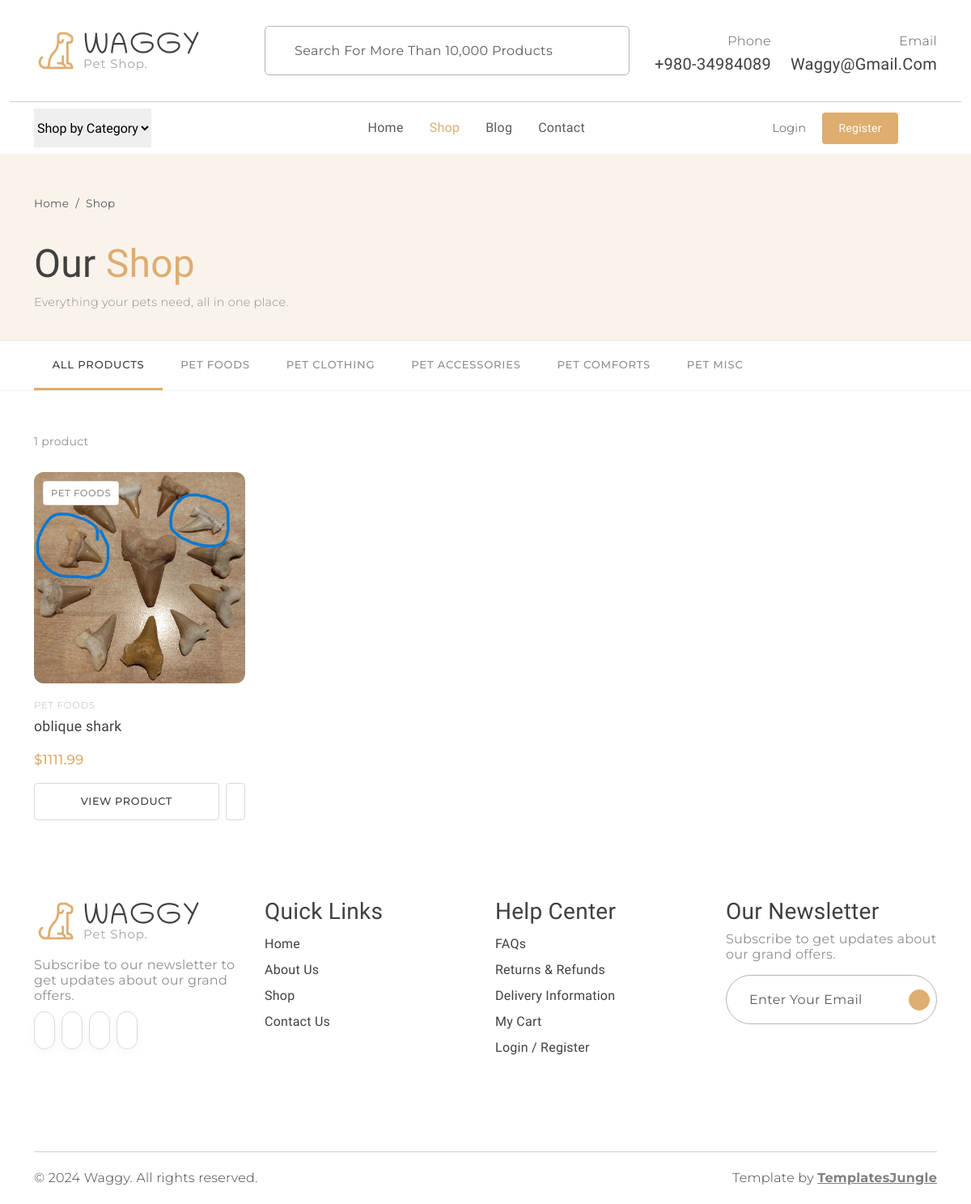
Page /shop/ on the earlier database version.
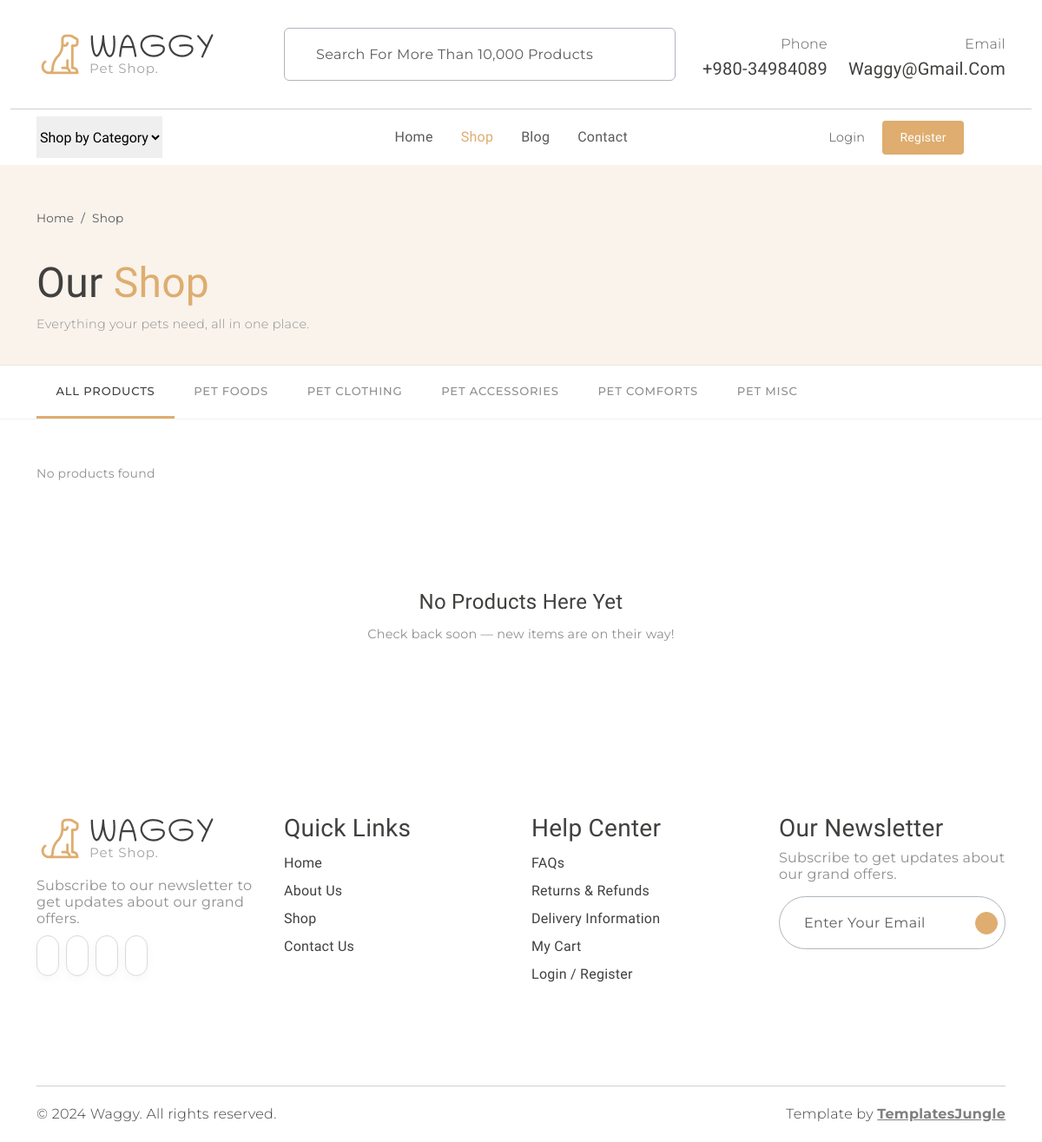
Same page on the later database version.
### models.py (models this page shows, shortened)
class Product(db.Model):
    __tablename__ = "products"
    id                   = db.Column(db.Integer,     primary_key=True)
    name                 = db.Column(db.String(120), nullable=False)
    slug                 = db.Column(db.String(160), unique=True, nullable=True, index=True)
    category             = db.Column(db.String(30),  nullable=False, default="misc")
    description          = db.Column(db.Text,        nullable=False, default="")
    extended_description = db.Column(db.Text,        nullable=False, default="")
    image_filename       = db.Column(db.String(256), nullable=True)
    price                = db.Column(db.Float,       nullable=False, default=0.0)
    is_active            = db.Column(db.Boolean,     nullable=False, default=True)
    stock                = db.Column(db.Integer,     nullable=False, default=0)
    created_at           = db.Column(db.DateTime,    nullable=False, default=datetime.utcnow)
    updated_at           = db.Column(db.DateTime,    nullable=False, default=datetime.utcnow,
                                     onupdate=datetime.utcnow)
    cart_items = db.relationship(
        "CartItem",
        backref=db.backref("product", lazy="joined"),
        cascade="all, delete-orphan",
        passive_deletes=True,
    )
    @property
    def category_label(self) -> str:
        return PRODUCT_CATEGORIES.get(self.category, self.category.capitalize())
    @property
    def image_url(self) -> str:
        if self.image_filename:
            return f"images/products/{self.image_filename}"
        return "images/item1.jpg"

### shop.py (the view)
@shop_bp.route("/")
def index():
    category = request.args.get("category", "all")
    q = Product.query.filter_by(is_active=True)
    if category and category != "all":
        q = q.filter_by(category=category)
    products = q.order_by(Product.created_at.desc()).all()
    return render_template(
        "shop/index.html",
        products=products,
        categories=PRODUCT_CATEGORIES,
        active_category=category,
    )

### cart.py (called while the page is built, shortened)
def _session_cart() -> dict:
    return session.get("cart", {})

def _clean_session_cart() -> dict:
    cart = _session_cart()
    if not cart:
        return cart

def get_cart_count() -> int:
    cart = _clean_session_cart()
    return sum(cart.values())

### templates/shop/index.html (shortened to what this page needs)
{% extends "base.html" %}
{% block content %}
<div class="shop-hero">
  <div class="container">
    <nav aria-label="breadcrumb" class="mb-2">
      <ol class="breadcrumb mb-0">
        <li class="breadcrumb-item"><a href="{{ url_for('main.index') }}" class="text-muted text-decoration-none">Home</a></li>
        <li class="breadcrumb-item active text-muted">Shop</li>
      </ol>
    </nav>
    <h1 class="fw-normal">Our <span class="text-primary">Shop</span></h1>
    <p class="secondary-font mb-0" style="color:#908F8D; font-size:0.9rem;">
      Everything your pets need, all in one place.
    </p>
  </div>
</div>
<div class="category-bar">
  <div class="container">
    <div class="inner">
      <a href="{{ url_for('shop.index') }}"
         class="cat-btn {% if active_category == 'all' %}active{% endif %}">
        All Products
      </a>
      {% for key, label in categories.items() %}
        <a href="{{ url_for('shop.index', category=key) }}"
           class="cat-btn {% if active_category == key %}active{% endif %}">
          {{ label }}
        </a>
      {% endfor %}
    </div>
  </div>
</div>
<div class="container my-5">
  <div class="results-bar">
    <span class="results-count">
      {% if products %}
        {{ products | length }} product{{ 's' if products | length != 1 }}
      {% else %}
        No products found
      {% endif %}
    </span>
  </div>
  {% if products %}
    <div class="row row-cols-2 row-cols-md-3 row-cols-lg-4 g-4">
      {% for product in products %}
        <div class="col">
          <div class="product-card">
            <div class="product-card__img-wrap">
              <a href="{{ url_for('shop.product_detail', slug=product.slug) }}">
                <img
                  src="{{ url_for('static', filename=product.image_url) }}"
                  alt="{{ product.name }}"
                  onerror="this.src='{{ url_for('static', filename='images/item1.jpg') }}'"
                >
              </a>
              <span class="product-card__badge">{{ product.category_label }}</span>
            </div>
            <div class="product-card__body">
              <div class="product-card__cat">{{ product.category_label }}</div>
              <a href="{{ url_for('shop.product_detail', slug=product.slug) }}"
                 class="product-card__name">
                {{ product.name }}
              </a>
              <div class="product-card__price">${{ "%.2f" | format(product.price) }}</div>
              <div class="product-card__actions">
                <a href="{{ url_for('shop.product_detail', slug=product.slug) }}"
                   class="btn-add-cart">View Product</a>
                <a href="#" class="btn-wishlist-sm" title="Add to wishlist">
                </a>
              </div>
            </div>
          </div>
        </div>
      {% endfor %}
    </div>
  {% else %}
    <div class="empty-state">
      <h3>No products here yet</h3>
      <p>
        {% if active_category != 'all' %}
          There are no products in <strong>{{ categories.get(active_category, active_category) }}</strong> yet.
          <a href="{{ url_for('shop.index') }}">Browse all products.</a>
        {% else %}
          Check back soon — new items are on their way!
        {% endif %}
      </p>
    </div>
  {% endif %}
</div>
{% endblock %}

Differences in the rows shown:
removed Product: image_filename (picture), category_label "PET FOODS", name "oblique shark", price "1111.99"
Other differences:
{{ products | length }}: "1" → (not shown)
text no longer shown: "product"
text now shown: "No products found No Products Here Yet Check back soon — new items are on their way!"
